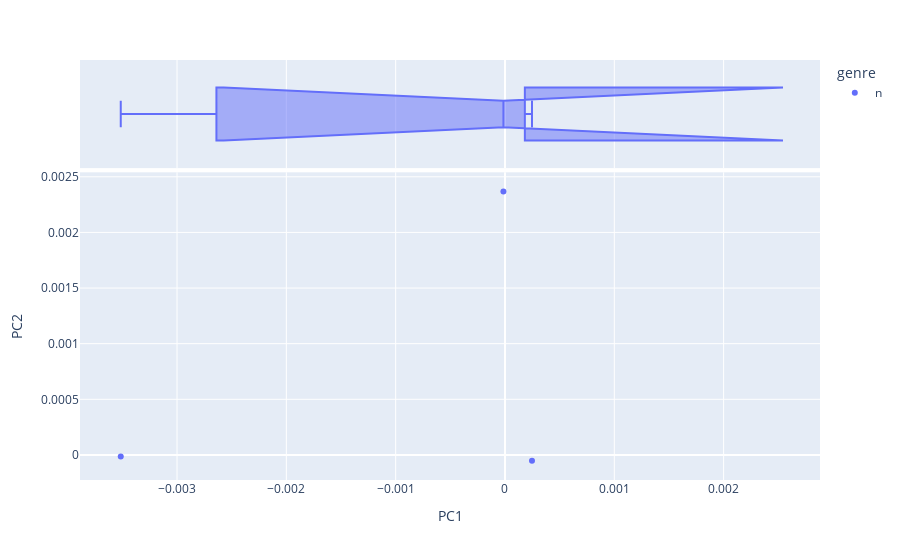

The notebook cell saved with this chart:
### Code cell
vis_pcs(DCM, 1, 2, label = 'genre')

### Figure 1 — Plotly figure (JSON) as saved in the notebook; plotly's stock layout.template omitted (floating-point values rounded to 4 significant figures)
{"data": [{"hovertemplate": "<b>%{hovertext}</b><br><br>genre=n<br>PC1=%{x}<br>PC2=%{y}<extra></extra>", "hovertext": ["141", "121", "42671"], "legendgroup": "n", "marker": {"color": "#636efa", "symbol": "circle"}, "mode": "markers", "name": "n", "orientation": "v", "showlegend": true, "type": "scatter", "x": [-0.003515, -1.428e-05, 0.0002471], "xaxis": "x", "y": [-1.338e-05, 0.002368, -5.347e-05], "yaxis": "y"}, {"alignmentgroup": "True", "hovertemplate": "<b>%{hovertext}</b><br><br>genre=n<br>PC1=%{x}<extra></extra>", "hovertext": ["141", "121", "42671"], "legendgroup": "n", "marker": {"color": "#636efa", "symbol": "circle"}, "name": "n", "notched": true, "offsetgroup": "n", "showlegend": false, "type": "box", "x": [-0.003515, -1.428e-05, 0.0002471], "xaxis": "x2", "yaxis": "y2"}], "layout": {"legend": {"title": {"text": "genre"}, "tracegroupgap": 0}, "margin": {"t": 60}, "xaxis": {"anchor": "y", "domain": [0, 1], "title": {"text": "PC1"}}, "xaxis2": {"anchor": "y2", "domain": [0, 1], "matches": "x", "showgrid": true, "showticklabels": false}, "yaxis": {"anchor": "x", "domain": [0, 0.7326], "title": {"text": "PC2"}}, "yaxis2": {"anchor": "x2", "domain": [0.7426, 1], "matches": "y2", "showgrid": false, "showline": false, "showticklabels": false, "ticks": ""}}}
